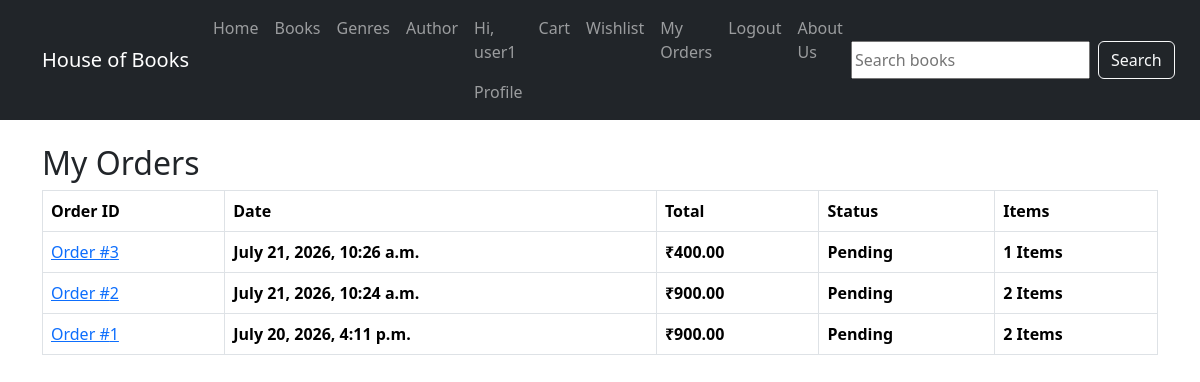
Page /orders/ (signed in) on the committed database.
### books/models.py (models this page shows, shortened)
class Order(models.Model):
    STATUS_CHOICES = [("Pending", "Pending"),
                      ("Confirmed", "Confirmed"),
                      ("Delivered", "Delivered"),
     ]
    user = models.ForeignKey(User, on_delete=models.CASCADE)
    order_date = models.DateTimeField(auto_now_add=True)
    total_amount = models.DecimalField(max_digits=10, decimal_places=2)
    status = models.CharField(max_length=20, choices=STATUS_CHOICES, default="Pending")
    @property
    def total_items(self):
        return self.orderitem_set.count()

### books/views.py (the view)
# urls.py: path("orders/", views.order_history, name="order_history"),
@login_required
def order_history(request):
    orders = Order.objects.filter(user=request.user).order_by("-order_date")
    return render(request, "books/order_history.html",{"orders": orders,})

### books/templates/books/order_history.html
{% extends "books/base.html" %}
{% block content %}
<div class="container mt-4">
    <h2>My Orders</h2>
    {% if orders %}
        <table class="table table-bordered">
            <thead>
                <tr>
                    <th>Order ID</th>
                    <th>Date</th>
                    <th>Total</th>
                    <th>Status</th>
                    <th>Items</th>
                </tr>
            </thead>
            <tbody>
            {% for order in orders %}
                <tr>
                    <td>
                    <a href="{% url 'order_detail' order.id %}">Order #{{order.id}}</a>
                    </td>
                    <th>{{order.order_date}}</th>
                    <th>₹{{order.total_amount}}</th>
                    <th>{{order.status}}</th>
                    <th>{{order.total_items}} Items</th>
                </tr>
                {% endfor %}
            </tbody>
        </table>
        {% else %}
            <h4>You haven't placed any orders yet.</h4>
        {% endif %}
</div>
{% endblock %}

### books/templates/books/base.html (shortened to what this page needs)
<!DOCTYPE html>
<html lsmg="en">
<head>
    <link href="https://cdn.jsdelivr.net/npm/bootstrap@5.3.7/dist/css/bootstrap.min.css" rel="stylesheet">
</head>
<body>
    <nav class="navbar navbar-expand-lg navbar-dark bg-dark">
        <div class="container">
            <a class="navbar-brand" href="#">House of Books</a>
            <ul class="navbar-nav ms-auto">
                <li class="nav-item">
                    <a class="nav-link" href="/">Home</a>
                </li>
                <li class="nav-item">
                    <a class="nav-link" href="#">Books</a>
                </li>
                <li class="nav-item">
                    <a class="nav-link" href="#">Genres</a>
                </li>
                <li class="nav-item">
                    <a class="nav-link" href="#">Author</a>
                </li>
                {% if user.is_authenticated %}
                <li class="nav-item">
                    <span class="nav-link" >Hi, {{user.username}}</span>
                    <a class="nav-link" href="{% url 'profile' %}">Profile</a>
                </li>
                <li class="nav-item">
                    <a class="nav-link" href="{% url 'cart' %}">Cart</a>
                </li>
                <li>
                    <a class="nav-link" href="{% url 'wishlist' %}">Wishlist</a>
                </li>
                <li class="nav-item">
                    <a class="nav-link" href="{% url 'order_history' %}">My Orders</a>
                </li>
                <li class="nav-item">
                    <form method="post" action="{% url 'logout' %}" class="d-inline">
                        <button type="submit" class="btn btn-link nav-link border-0 bg-transparent">Logout</button>
                    </form>
                </li>
                {% endif %}
                <li class="nav-item">
                    <a class="nav-link" href="#">About Us</a>
                </li>
            </ul>
            <div class="ms-auto">
            <form class="d-flex" method="GET" action="/">
                <input
                    class="'form-control me-2"
                    type="search"
                    name="search"
                    placeholder="Search books">
                    <button class="btn btn-outline-light" type="submit">Search</button>
            </form>
            </div>
        </div>
    </nav>
    {% block content %}
    {% endblock %}
</body>
</html>

### rows in the picture
Order: id "3", order_date "July 21, 2026, 10:26 a.m.", total_amount "400.00", status "Pending", total_items "1"
Order: id "2", order_date "July 21, 2026, 10:24 a.m.", total_amount "900.00", status "Pending", total_items "2"
Order: id "1", order_date "July 20, 2026, 4:11 p.m.", total_amount "900.00", status "Pending", total_items "2"

### other values in the picture
{{ user.username }} "user1"
